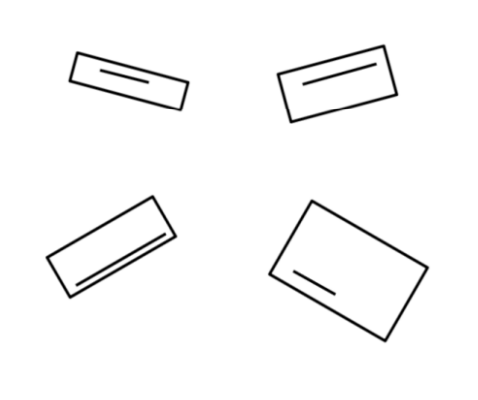
#> input picture rectangle.png, 478 x 400 px
$ python rectangle_alignment.py
#> lines starting #> are read from the running program, lines starting #| are printed output that depends on the picture; after the words box and inside, x2 and y2 are one past the last pixel; in counts of white or black regions, pixels touching at a corner belong together
import numpy as numpy
import cv2


imgs = []
img = cv2.imread('rectangle.png')
#> img is the input picture: shape (400, 478, 3); min 0, max 255, mean 248.7
imgGry = cv2.cvtColor(img,cv2.COLOR_BGR2GRAY)

_, thrash = cv2.threshold(imgGry, 240 , 255, cv2.CHAIN_APPROX_NONE)
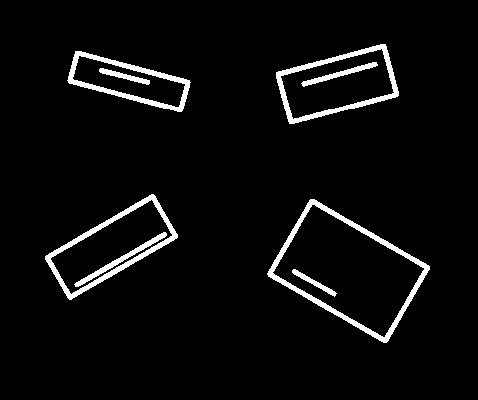
#> thrash: shape (400, 478); 4.4% white; 8 white regions
contours , _ = cv2.findContours(thrash, cv2.RETR_EXTERNAL, cv2.CHAIN_APPROX_SIMPLE)
#> contours = 4 contours; box (x1, y1, x2, y2) and area: (267, 199, 430, 343) 12235, (45, 194, 178, 300) 6320, (276, 44, 399, 124) 6120, (67, 51, 191, 112) 3930
for contour in contours:
    approx = cv2.approxPolyDP(contour, 0.015*cv2.arcLength(contour,True),True)
    cv2.drawContours(img,[approx],0,(0,0,0),1)
    x= approx.ravel()[0]
    y = approx.ravel()[1]-5

    if len(approx)==4:
        x,y,w,h = cv2.boundingRect(approx)
        newIMG = imgGry[y:y+h,x:x+w]
        a=cv2.minAreaRect(contour)
        box = cv2.boxPoints(a)
        box = numpy.int0(box)
        center,size,angle=a[0],a[1],a[2]
        center,size = tuple(map(int,center)),tuple(map(int,size))
        print(w,h)


        if angle>50:

            M = cv2.getRotationMatrix2D((w//2,h//2),angle+270,1)
            rotated = cv2.warpAffine(newIMG,M,(w,h))
            img_final = cv2.getRectSubPix(rotated,tuple(size[::-1]),(w//2,h//2))
        else:
            M = cv2.getRotationMatrix2D((w//2,h//2),angle,1)
            rotated = cv2.warpAffine(newIMG,M,(w,h))
            img_final = cv2.getRectSubPix(rotated,size,(w//2,h//2))


        # img_padded = cv2.copyMakeBorder(img_final,10,10,10,10,cv2.BORDER_CONSTANT,value = (255,0,0))
        imgs.append(cv2.resize(img_final,(w,100), interpolation = cv2.INTER_NEAREST))
#> this loop made 4 passes
#> (approx, w, h, a, box, center) on passes 1 to 4: ([[310, 199], [268, 276], [386, 342], [429, 266]], 162, 144, ((348.1, 270.4), (89.93, 138.7), -60), [[385, 344], [265, 274], [310, 196], [430, 266]], (348, 270)), ([[153, 194], [45, 256], [69, 299], [177, 237]], 133, 106, ((110.9, 246.5), (126.9, 51.24), -30.07), [[68, 300], [43, 256], [152, 192], [178, 236]], (110, 246)), ([[75, 51], [69, 83], [182, 110], [189, 80]], 121, 60, ((128.5, 81.24), (34.33, 119.8), -75.07), [[181, 113], [66, 82], [75, 49], [190, 80]], (128, 81)), ([[385, 44], [276, 72], [289, 123], [397, 96]], 122, 80, ((336.9, 84), (114.7, 55.42), -14.88), [[288, 125], [274, 71], [385, 42], [399, 96]], (336, 83))
#| 162 144
#| 133 106
#| 121 60
#| 122 80
#> pass 1, `newIMG = imgGry[y:y+h,x:x+w]`:
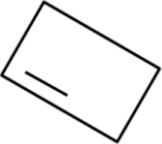
#> newIMG: shape (144, 162); min 0, max 255, mean 239.8
#> pass 1, `img_final = cv2.getRectSubPix(rotated,size,(w//2,h//2))`:
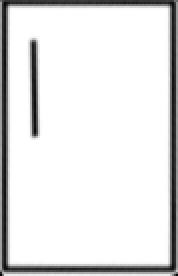
#> img_final: shape (138, 89) (shown 2 times larger); min 0, max 255, mean 227.2
#> after the loop:
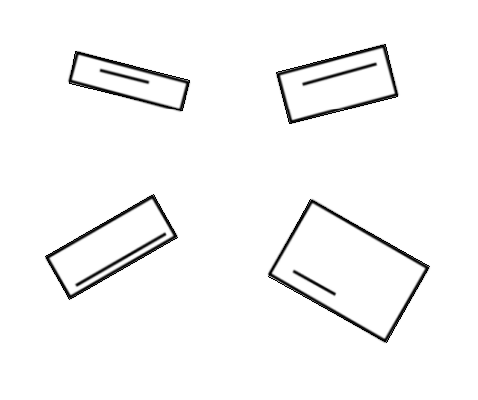
#> img: shape (400, 478, 3); 0.68% of pixels changed, all inside (x1, y1, x2, y2) = (45, 44, 430, 343)
#> after the loop:
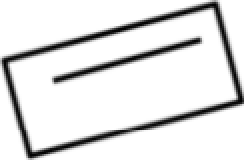
#> newIMG: shape (80, 122) (shown 2 times larger); min 0, max 255, mean 225.9
#> after the loop:
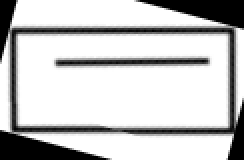
#> rotated: shape (80, 122) (shown 2 times larger); min 0, max 255, mean 197.1
#> after the loop, imgs = 4 items


final = numpy.concatenate(tuple(imgs),axis=1)
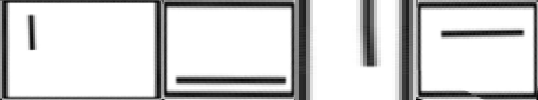
#> final: shape (100, 538); min 0, max 255, mean 210.4
cv2.imshow("final",final)
cv2.waitKey(0)
cv2.destroyAllWindows()
